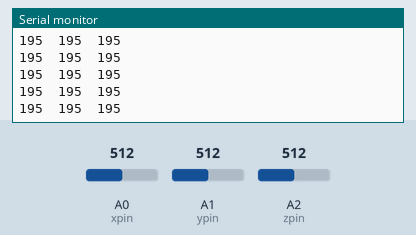
Simulated run of this sketch. Board: Arduino Uno, built with avr-gcc and run on an emulated ATmega328P. On the bench: the last lines printed to the serial monitor. Inputs (shaded band) come from the test bench; at power-on: A0 (xpin) = 512, A1 (ypin) = 512, A2 (zpin) = 512.

Above: at 1.2 s.
1.3 s: A0 (xpin) set to 452
At 2.2 s:
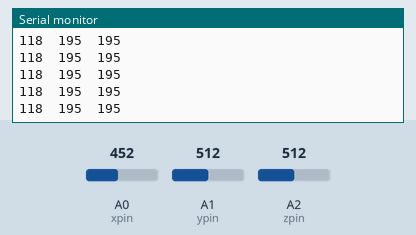
4.3 s: A0 (xpin) set to 428
At 4.9 s:
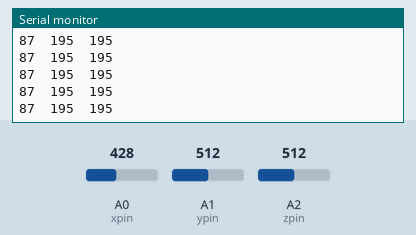
5.8 s: A1 (ypin) set to 455
At 6.5 s:
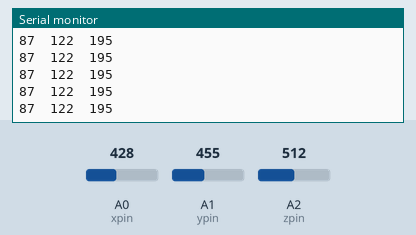
7.3 s: A1 (ypin) set to 421
At 8.3 s:
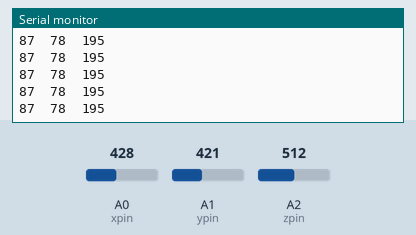
8.8 s: A2 (zpin) set to 454
At 9.5 s:
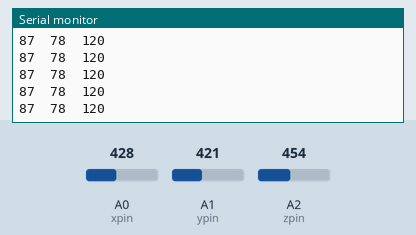
10.3 s: A2 (zpin) set to 423
At 10.8 s:
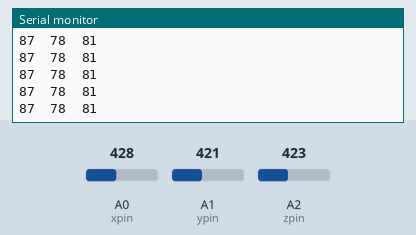
Timing chart, 0 to 12.8 s (numbered marks = the images above; inputs shaded):
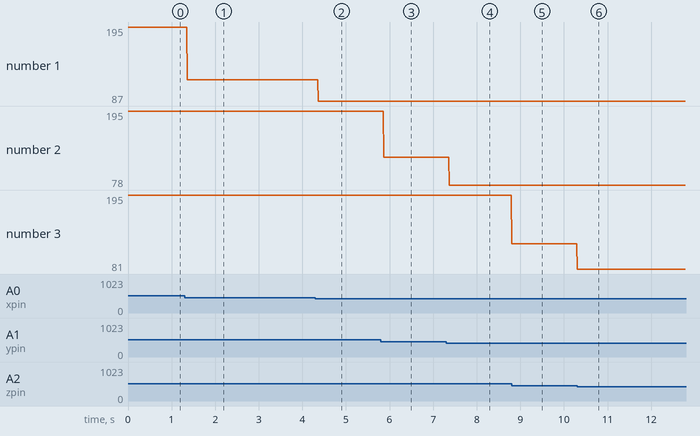

Measured:
- after the input at 1.3 s, the serial monitor: prints a new line after 0.06 s (image 1)
- after the input at 4.3 s, the serial monitor: prints a new line after 0.07 s (image 2)
- after the input at 5.8 s, the serial monitor: prints a new line after 0.07 s (image 3)
- after the input at 7.3 s, the serial monitor: prints a new line after 0.07 s (image 4)
- after the input at 8.8 s, the serial monitor: prints a new line at once (image 5)
- after the input at 10.3 s, the serial monitor: prints a new line at once (image 6)
- plotted number 1: 195 → 118 after the input at 1.3 s, 118 → 87 after the input at 4.3 s
- plotted number 2: 195 → 122 after the input at 5.8 s, 122 → 78 after the input at 7.3 s

The sketch:

Accelerometer.ino
```cpp
const int xpin = A0;
const int ypin = A1;
const int zpin = A2;

void setup()
{
    Serial.begin(9600);
}

void loop()
{
    int xmin = 290;
    int xmax = 430;
    int x = analogRead(xpin);
    int y = analogRead(ypin);
    int z = analogRead(zpin);
    x = map(x,xmin,xmax,-90,90);
    y = map(y,xmin,xmax,-90,90);
    z = map(z,xmin,xmax,-90,90);
    Serial.print(x);
    Serial.print("\t");
    Serial.print(y);
    Serial.print("\t");
    Serial.print(z);
    Serial.print("\n");
    delay(10);
}
```
